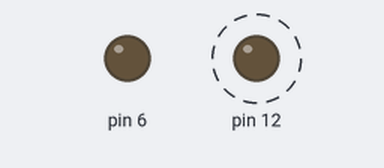
A sketch run on a simulated Arduino Leonardo, built for the host (arithmetic inside an expression is 32-bit, double 64-bit). Shown: output pins drawn as LEDs (lit = HIGH). Dashed ring = blinking.

Above: at 0.6 s.
Timing chart, 0 to 3.0 s (numbered marks = the images above):
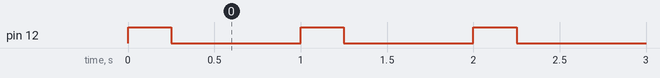

The sketch:

demo1_RR_T1_T2.ino
```cpp
/*
This code demonstrates a simple RR Scheduler
for Task 1 (flashing external LED) and Task 2 (playing Mario theme song)
*/

#define prescaler 8

#define E 659 //Hz
#define C 523 //Hz
#define G 784 //Hz
#define g 392 //Hz
#define R 0   //Rest, play no sound

int melody[] = {E, R, E, R, R, E, R, R, C, R, E, R, R, G, R, R, R, R, R, g, R};

/*******************  Prototypes for Demo 1 functions  ********************/
void task2();                                         // plays song, rest, then repeat
void task2_2(int freq);                               // plays a song (Mario theme song)
void task2_1(int freq);                               // plays a tone
void task1();                                         // flash an external LED

// Variables to control Task 2
int counter = 0;
unsigned long start = 0;
unsigned long temp = 0;

void setup() {
  // Initialize external LED
  pinMode(12, OUTPUT);

  // Initialize passive buzzer
  pinMode(6, OUTPUT);

  // Setup timer
  TCCR4B = 0;
  TCCR4A = 0;
  TCCR4B |= (1 << WGM42) | (1 << CS41);    // set to CTC mode and prescaler 8
  TCCR4A |= (1 << COM4A0);                // toggle (buzzer) pin when TIMER4_ON_BIT reaches MAX

}

void loop() {
  // RR scheduler
  while (1) {
    task1();
    task2();

    // short delay
    delayMicroseconds(10);
  }
}


// Play song for 2.1 seconds, rest for 6.1 seconds, repeat
void task2() {
  // Play the song
  if (millis() - start < 2100) {
    task2_2(melody[counter]);
  }
  // After song is finished, then rest
  else if (millis() - start < 6100) {
    OCR4A = 0;
  }
  // Else, reset counter and timestamp
  else {
    counter = -1;
    start = millis();
  }
}

// Play each note in the array. Will result in playing the whole song
void task2_2(int freq) {
  if (millis() - temp > 100) {
    counter++;
    temp = millis();
  } else {
    task2_1(melody[counter]);
  }
}

// Play a tone given a frequency
void task2_1(int freq) {
  if (freq == 0) {
    OCR4A = 0;
  } else {
    OCR4A = F_CPU / (2 * prescaler * freq);
  }
}

void task1() {
  if (millis() % 1000 < 250) {
    digitalWrite(12, HIGH);
  } else {
    digitalWrite(12, LOW);
  }
}
```

Measured:
- by itself, pin 12: alternates HIGH for 0.25 s and LOW for 0.75 s
